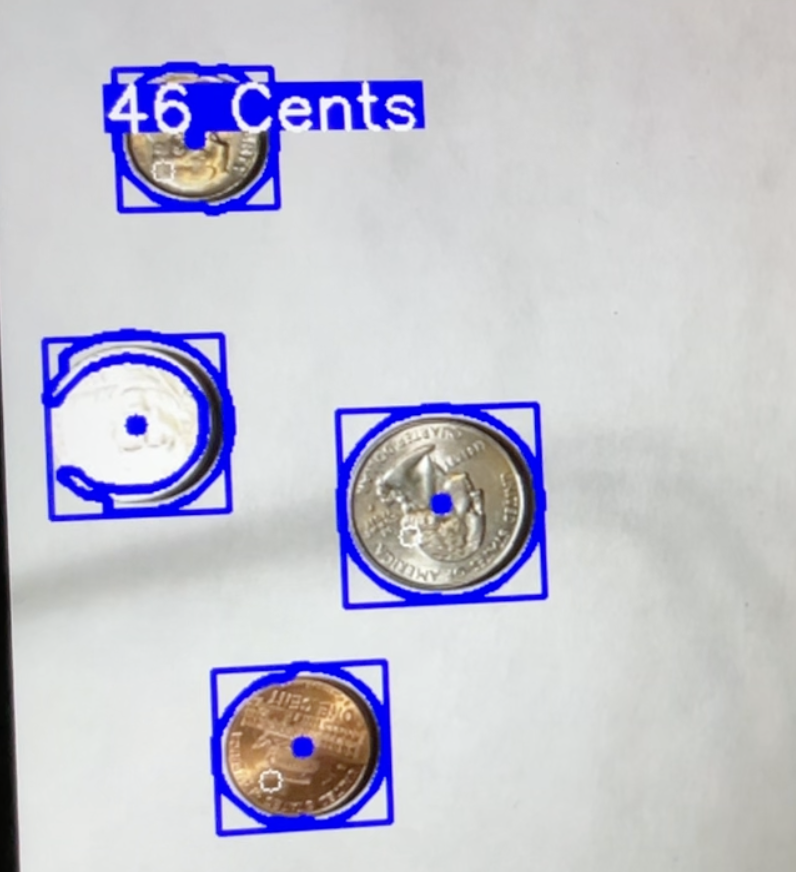
#> input picture CoinImg.png, 796 x 872 px, given in place of the camera
$ python main.py
#> lines starting #> are read from the running program, lines starting #| are printed output that depends on the picture; after the words box and inside, x2 and y2 are one past the last pixel; in counts of white or black regions, pixels touching at a corner belong together
#> further down, img is the input picture: shape (872, 796, 3); mean B, G, R 206.7, 192.8, 193.4
import cv2
import numpy as np


def empty(a):
    pass


cap = cv2.VideoCapture(2)
cap.set(3, 640)
cap.set(4, 480)

totalMoney = 0


def preProcessing(img):
    imgPre = cv2.GaussianBlur(img, (7, 7), 5)
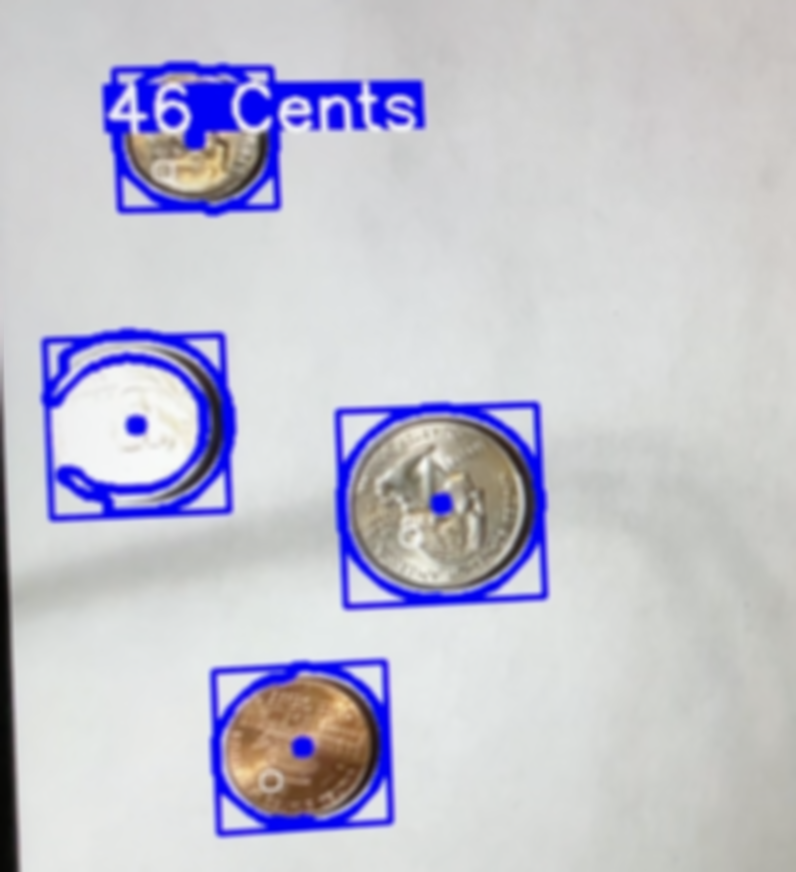
#> imgPre: shape (872, 796, 3); mean B, G, R 206.7, 192.8, 193.4

    imgPre = cv2.Canny(imgPre, 0, 215)
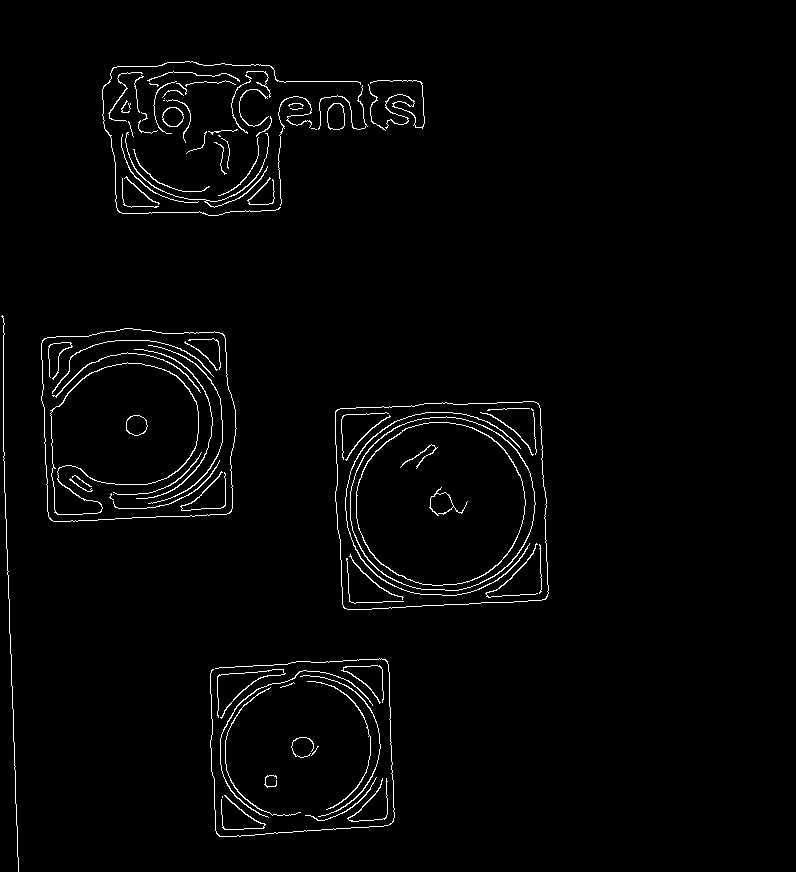
#> imgPre: shape (872, 796); 2% white in thin lines or dots, all inside (x1, y1, x2, y2) = (1, 61, 549, 872)
    kernel = np.ones((3, 3), np.uint8)
    imgPre = cv2.dilate(imgPre, kernel, iterations=2)
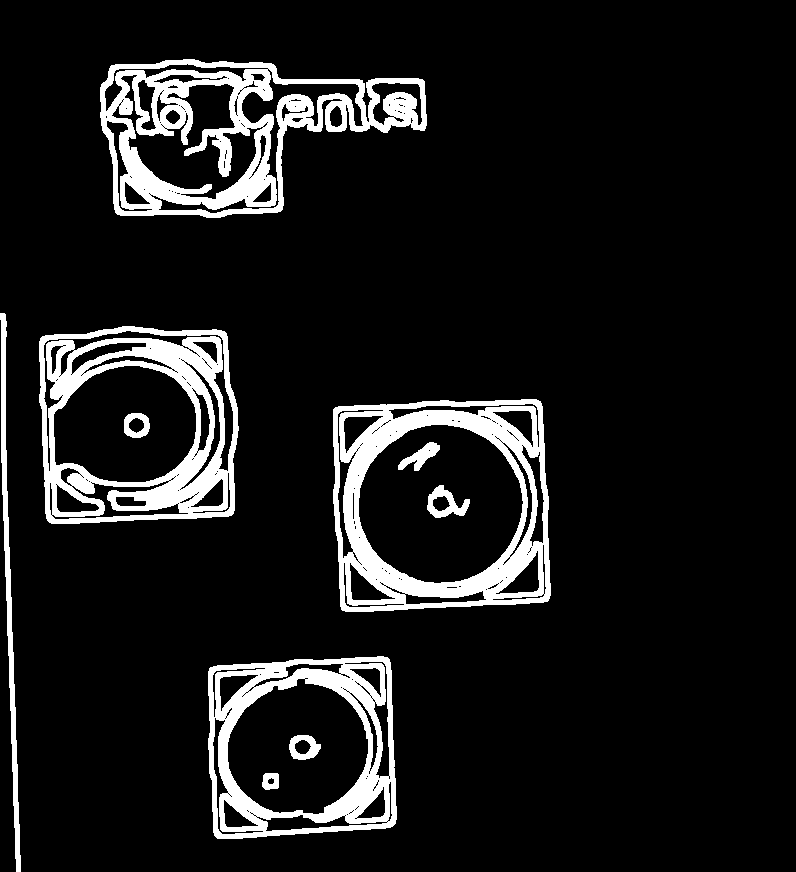
#> imgPre: shape (872, 796); 10.2% white; 10 white regions, largest, box (x1, y1, x2, y2) and area: (100, 59, 427, 218) 18992, (333, 399, 551, 612) 17480, (39, 326, 239, 524) 16387

    imgPre = cv2.morphologyEx(imgPre, cv2.MORPH_CLOSE, kernel)
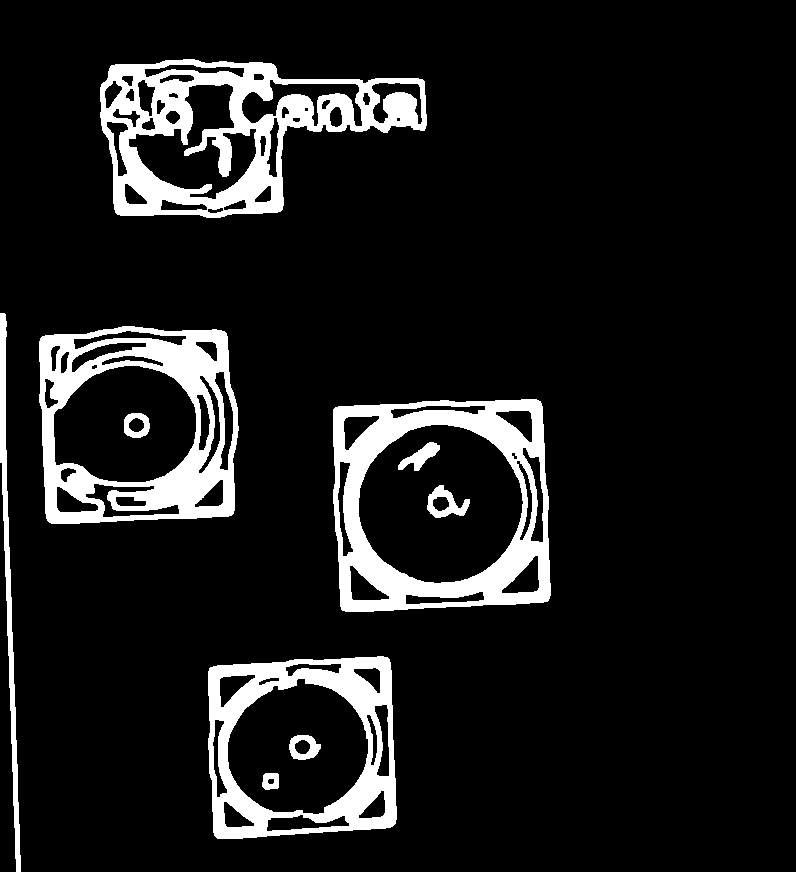
#> imgPre: shape (872, 796); 10.8% white; 10 white regions
    return imgPre


def findContours(img, imgPre, minArea, maxArea=10000, sort=True, filter=0, drawCon=True, c=(255, 0, 0)):
#> called with minArea = 0, maxArea = 10000, sort = True, filter = 0, drawCon = True, c = (255, 0, 0)
    conFound = []
    imgContours = img.copy()
    contours, hierarchy = cv2.findContours(imgPre, cv2.RETR_EXTERNAL, cv2.CHAIN_APPROX_NONE)
#> contours = 5 contours; box (x1, y1, x2, y2) and area: (333, 399, 551, 612) 43040, (39, 326, 239, 524) 36010, (100, 59, 427, 218) 33420, (208, 656, 397, 839) 31515, (0, 313, 21, 872) 2470

    for cnt in contours:
        area = cv2.contourArea(cnt)
        if area > minArea and area < maxArea:
            peri = cv2.arcLength(cnt, True)
            approx = cv2.approxPolyDP(cnt, 0.02 * peri, True)
            # print(len(approx))
            if len(approx) == filter or filter == 0:
                if drawCon: cv2.drawContours(imgContours, cnt, -1, c, 3)
                x, y, w, h = cv2.boundingRect(approx)
                cx, cy = x + (w // 2), y + (h // 2)

                cv2.rectangle(imgContours, (x, y), (x + w, y + h), c, 2)
                cv2.circle(imgContours, (x + (w // 2), y + (h // 2)), 5, c, cv2.FILLED)
                conFound.append({"cnt": cnt, "area": area, "bbox": [x, y, w, h], "center": [cx, cy]})
#> this loop made 5 passes
#> (area, peri, approx, x, y, w, h, cx) on pass 4: (2469.5, 1139.5, [[0, 313], [20, 871]], 0, 313, 21, 559, 10)
#> area on passes 1, 2, 3, 5: 31515, 43039.5, 36010, 33419.5
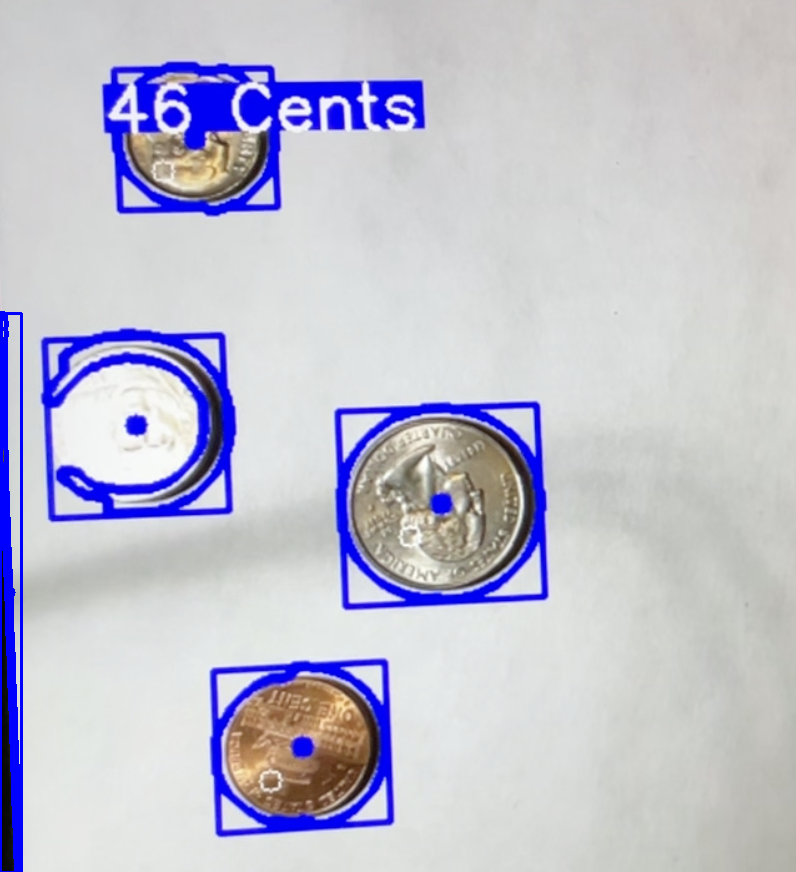
#> imgContours: shape (872, 796, 3); 1.05% of pixels changed, all inside (x1, y1, x2, y2) = (0, 311, 23, 872)
#> after the loop, conFound = 1 item

    if sort:
        conFound = sorted(conFound, key=lambda x: x["area"], reverse=True)

    return imgContours, conFound


while True:
    totalMoney = 0
    success, img = cap.read()
    imgPre = preProcessing(img)
    minArea = cv2.getTrackbarPos("Min Area", "Settings")
    imgContours, contoursFound = findContours(img, imgPre, 0)
#> contoursFound = 1 item

    if contoursFound:
        for contour in contoursFound:
            peri = cv2.arcLength(contour['cnt'], True)
            approx = cv2.approxPolyDP(contour['cnt'], 0.02 * peri, True)

            if len(approx > 5):

                centerx, centery = contour['center']

                #cv2.circle(imgContours, (centerx - 15, centery + 15), 5, (255, 255, 255), thickness=1)

                try:
                    pixel_color = img[centerx - 15, centery + 15]
                except:
                    pass

                pixel_color = [pixel_color[i] for i in [2, 1, 0]]
                penny_min = np.array([79, 69, 0])
                penny_max = np.array([255, 113, 61])

                area = contour["area"]

                """print((penny_min <= pixel_color).all() and (pixel_color <= penny_max).all())
                print(area)
                print(pixel_color)"""

                isPenny = (penny_min <= pixel_color).all() and (pixel_color <= penny_max).all()
                if area < 4000 and not isPenny:
                    totalMoney += 10
                elif area < 5300 or isPenny:
                    totalMoney += 1
                elif area < 6000 and not isPenny:
                    totalMoney += 5
                elif area > 6000 and not isPenny:
                    totalMoney += 25
#> this loop made 1 pass
#> (peri, approx, centerx, centery, pixel_color, penny_min, penny_max, area) on pass 1: (1139.5, [[0, 313], [20, 871]], 10, 592, [202, 204, 200], [79, 69, 0], [255, 113, 61], 2469.5)
#> after the loop, totalMoney = 10

    if totalMoney < 100:
        text = f'{totalMoney} Cents'
#> text = '10 Cents'
    else:
        text = f'${totalMoney / 100:.2f}'
    font = cv2.FONT_HERSHEY_SIMPLEX
#> font = 0
    fontScale = 1
    thickness = 2

    textSize, _ = cv2.getTextSize(text, font, fontScale, thickness)
#> textSize = (145, 22)
    x, y = 400, 50

    cv2.rectangle(imgContours, (x, y), (x + textSize[0], y + textSize[1]), (255, 255, 255), cv2.FILLED)
    cv2.putText(imgContours, text, (x, y + textSize[1]), font, fontScale, (0, 0, 0), thickness)
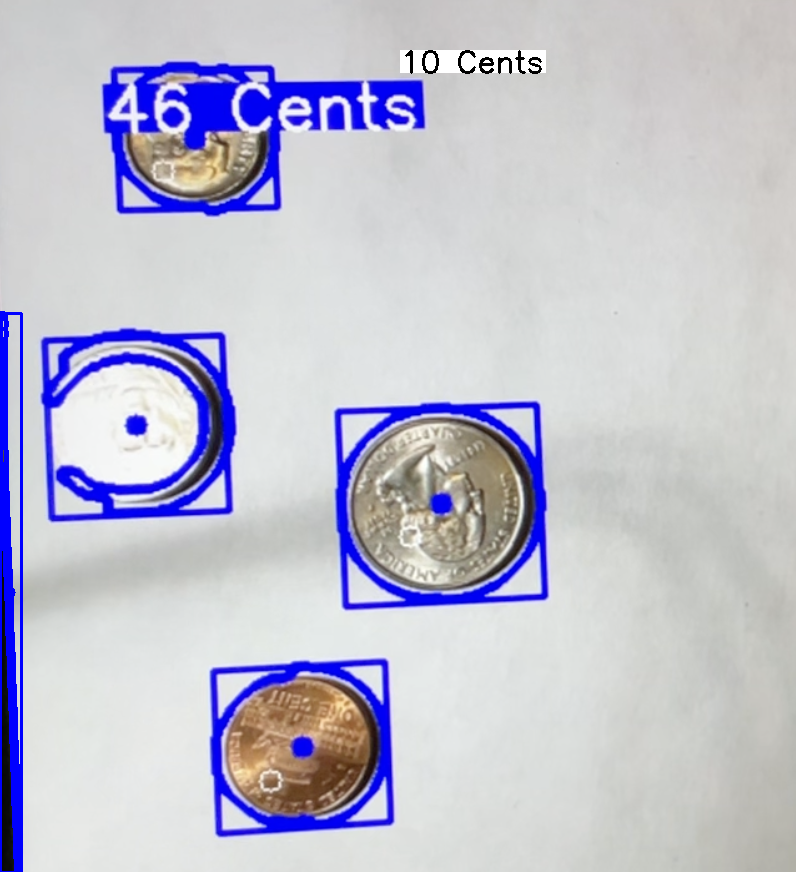
#> imgContours: shape (872, 796, 3); mean B, G, R 208, 191.3, 191.9

    cv2.imshow("images", imgContours)
    cv2.waitKey(1)
